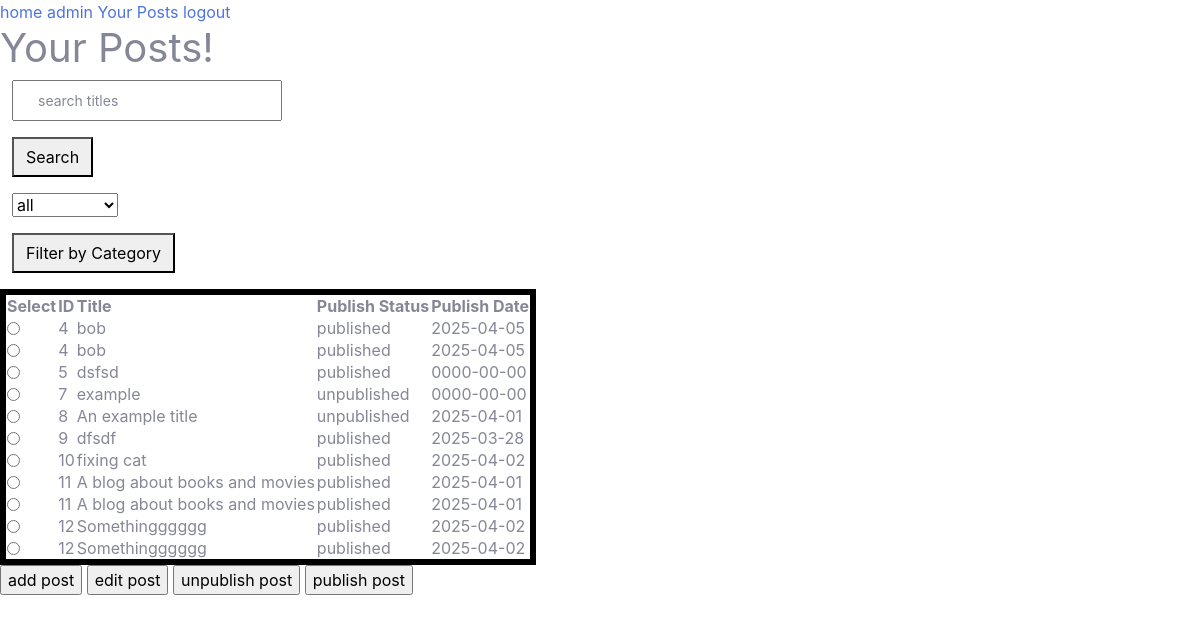
The app's page /yourpost.php (signed in) with its own data.
### tables this page shows
CREATE TABLE `post` (
  `post_id` int(11) NOT NULL,
  `user_id` int(11) NOT NULL,
  `title` varchar(33) NOT NULL,
  `content` blob NOT NULL,
  `statuspost` tinyint(1) NOT NULL,
  `date` date NOT NULL
);

CREATE TABLE `postcat` (
  `post_id` int(11) NOT NULL,
  `category_id` int(11) NOT NULL
);

### queries.php (called while the page is built, shortened)
<?php
$allpostlistq = "SELECT * FROM `post` JOIN `user` ON post.user_id=user.user_id JOIN `postcat` ON post.post_id=postcat.post_id JOIN `category` ON postcat.category_id=category.category_id";
?>

### yourpost.php (the view, shortened to what this page needs)
<?php
include("connectionvar.php");
include("queries.php");
include("queries.php");
$userid = $_SESSION['userid'];
$searchpostlistq = $allpostlistq;
$searchpostlistq .= " WHERE post.user_id='$userid' ORDER BY post.post_id ASC;";
$postfil = mysqli_query($conn, $searchpostlistq) or exit('bad query');
require("postop.php");
?>
<html>
    <?php require("navbar.php"); ?>
<body>
    <h1> Your Posts! </h1>
    <?php
    require("postsearch.php");
    require("filtercat.php");
    ?>
<table style = "border:6px solid black;">
        <tr>
            <th> Select </th>
            <th> ID </th>
            <th> Title </th>
            <th> Publish Status </th>
            <th> Publish Date </th>
        </tr>
        <form method = 'POST' action = "<?php echo $_SERVER['PHP_SELF']; ?>">
        <?php
        while ($row = mysqli_fetch_array($postfil)) {
            if ($row['statuspost']=='0') {
                $status = "unpublished";
            } elseif ($row['statuspost']=='1') {
                $status = "published";
            }
            echo "<tr> <td> <input type = 'radio' name = 'editop' value = '". $row['post_id']. "'> </td> <td>". $row['post_id']. "</td> <td>". $row['title']. "</td> <td>". $status. "</td> <td>". $row['date']. "</td> </tr>";
        }
        ?>
    </table>
    <input type = 'submit' name = 'addpost' value = 'add post' >
    <input type = 'submit' name = 'editpost' value = 'edit post' >
    <input type = 'submit' name = 'status0' value = 'unpublish post' >
    <input type = 'submit' name = 'status1' value = 'publish post' > <br>
</body>
</html>

### records on screen
post: postcat.post_id "4", title "bob", statuspost "published", date "2025-04-05"
post: postcat.post_id "5", title "dsfsd", statuspost "published", date "0000-00-00"
post: postcat.post_id "7", title "example", statuspost "unpublished", date "0000-00-00"
post: postcat.post_id "8", title "An example title", statuspost "unpublished", date "2025-04-01"
post: postcat.post_id "9", title "dfsdf", statuspost "published", date "2025-03-28"
post: postcat.post_id "10", title "fixing cat", statuspost "published", date "2025-04-02"
post: postcat.post_id "11", title "A blog about books and movies", statuspost "published", date "2025-04-01"
post: postcat.post_id "12", title "Somethingggggg", statuspost "published", date "2025-04-02"
